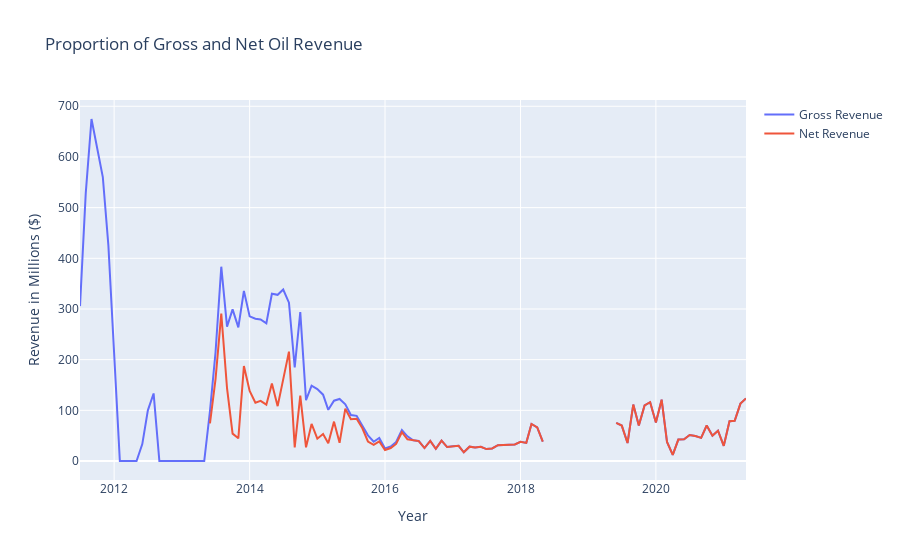

Notebook source saved alongside this figure:
### Code cell
fig_rev_net = go.Figure()
fig_rev_net.add_traces(go.Scatter(x=oil_revenue["Date"], y=oil_revenue["Oil_revenue"],
                              name="Gross Revenue")) 
fig_rev_net.add_traces(go.Scatter(x=oil_revenue["Date"], y=oil_revenue["Net_sales"],
                              name="Net Revenue"))
fig_rev_net.update_layout(
    title="Proportion of Gross and Net Oil Revenue",
    xaxis_title="Year",
    yaxis_title="Revenue in Millions ($)",
)
fig_rev_net.show()
